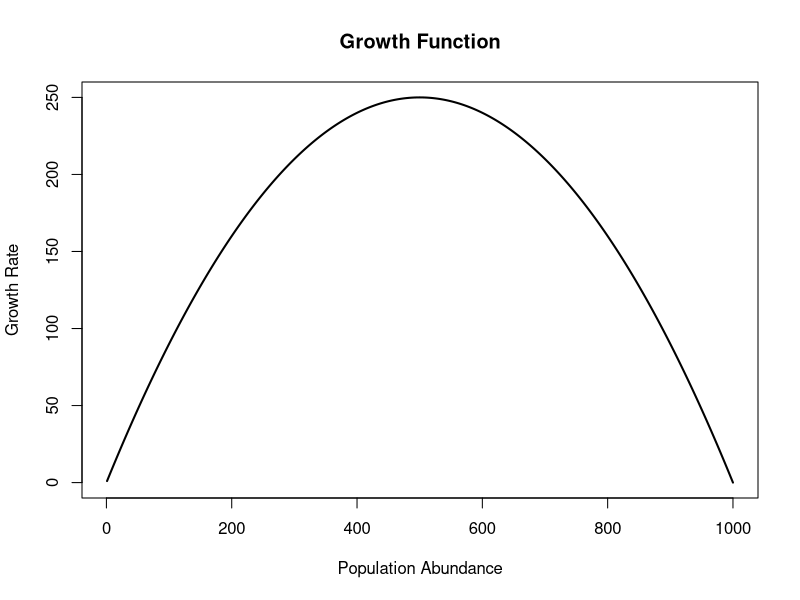
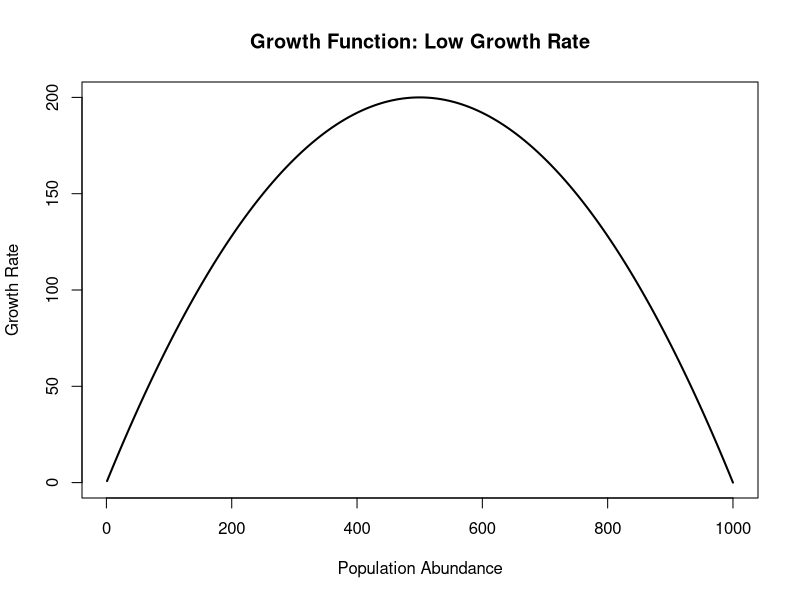
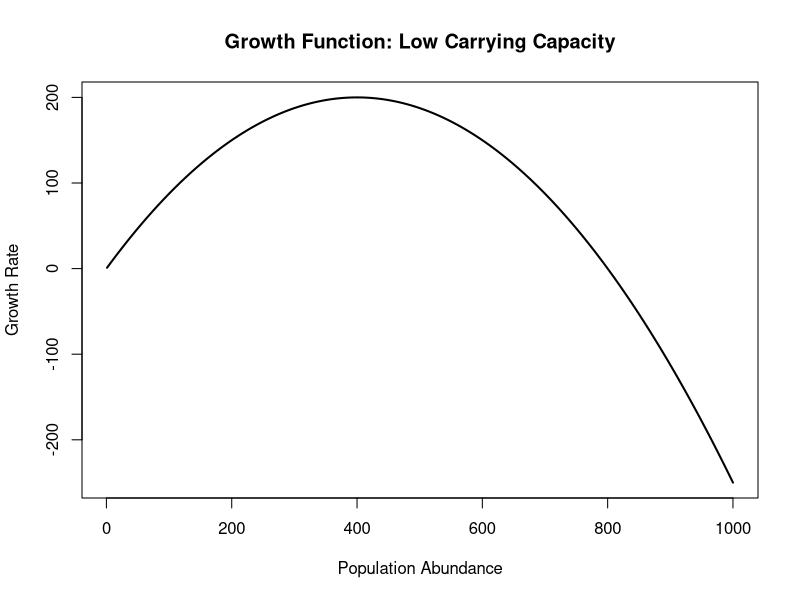
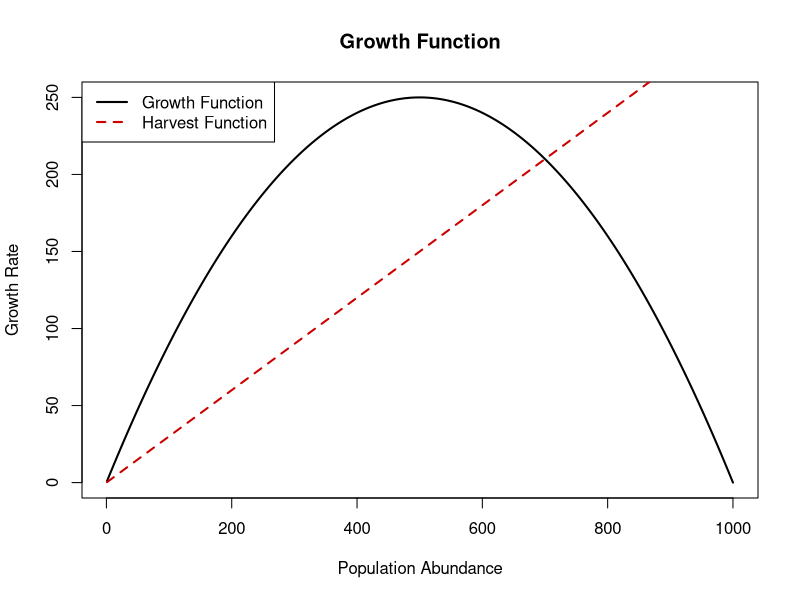
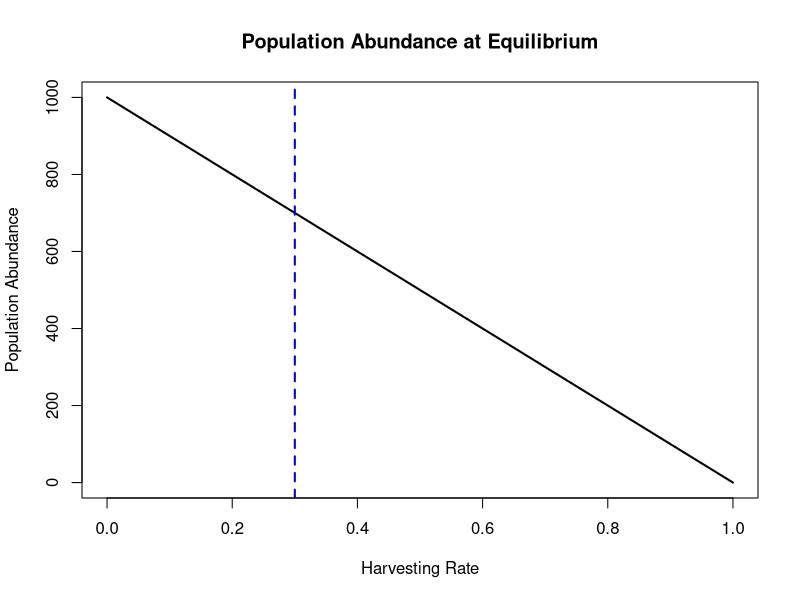
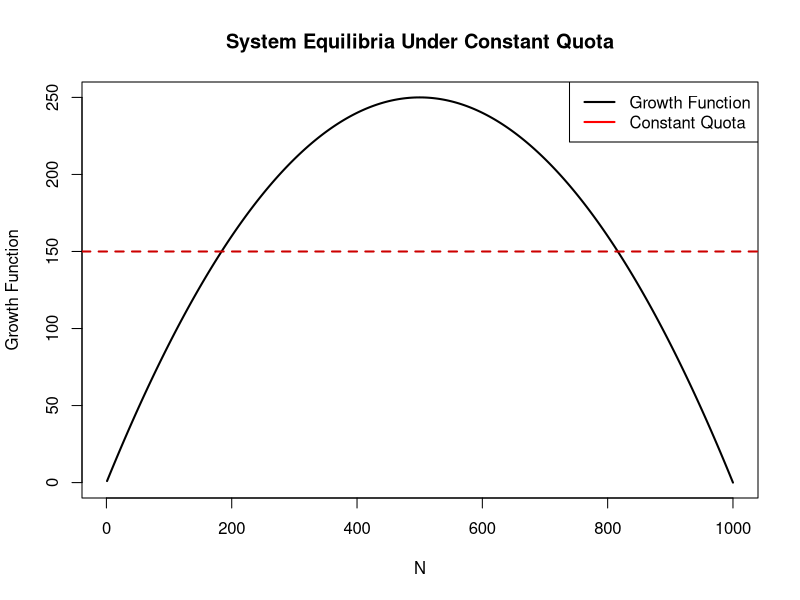

The R source for these figures, in order:
## ---- chunk 1
## Parameters
r <- 1 # Growth rate
K <- 1000 # Carrying capacity

## Biomass
N <- seq(1, 1000, 1)

## Empty vector
G <- c()

## Initial conditions
G[1] <- 0
## ---- chunk 2
for (i in N){
  G[i] <- r*N[i]*(1 - (N[i]/K))
}
## ---- chunk 3
plot(G, type = "l", lwd = 2,
     main = "Growth Function", xlab = "Population Abundance", ylab = "Growth Rate")
## ---- chunk 4
r_1 <- 0.8
K <- 1000
N <- seq(1, 1000, 1)
G_1 <- c()
G_1[1] <- 0

for (i in N){
  G_1[i] <- r_1*N[i]*(1 - (N[i]/K))
}

plot(G_1, type = "l", lwd = 2,
     main = "Growth Function: Low Growth Rate", xlab = "Population Abundance", ylab = "Growth Rate")

r <- 1
K_2 <- 800
N <- seq(1, 1000, 1)
G_2 <- c()
G_2[1] <- 0

for (i in N){
  G_2[i] <- r*N[i]*(1 - (N[i]/K_2))
}

plot(G_2, type = "l", lwd = 2,
     main = "Growth Function: Low Carrying Capacity", xlab = "Population Abundance", ylab = "Growth Rate")
## ---- chunk 5
e <- 0.3 # Slope
N <- seq(1, 1000, 1) # Biomass
H <- c(); H[1] <- 0 # Empty vector and first position
## ---- chunk 6
for (i in N){
  H[i] <- e*N[i]
}
## ---- chunk 7
plot(G, type = "l", lwd = 2,
     main = "Growth Function", xlab = "Population Abundance", ylab = "Growth Rate")
lines(H, lty = 2, lwd = 2, col = "red3")
legend("topleft", legend = c("Growth Function", "Harvest Function"),
       col = c("black", "red3"), lty = c(1,2), lwd = 2)
## ---- chunk 8
K <- 1000; r <- 1
e_seq <- seq(0, 1, 0.1)
N <- c()
for (i in 1:length(e_seq)){
  N[i] <- (K*(r - e_seq[i]))/r
}

df <- as.data.frame(cbind(e_seq, N))
plot(df$e_seq, df$N, type = "l", lwd = 2,
     main = "Population Abundance at Equilibrium", xlab = "Harvesting Rate", ylab = "Population Abundance")
abline(v = e, lwd = 2, lty = 2, col = "blue3")
## ---- chunk 9
r <- 1
K <- 1000
H <- 150 # Constant harvesting

N <- seq(1, 1000, 1)

G <- c(); G[1]<-0

for (i in N){
  G[i] <- r*N[i]*(1 - (N[i]/K))
}

plot(G, type = "l", lwd = 2,
     main = "System Equilibria Under Constant Quota", xlab = "N", ylab = "Growth Function")
abline(h = H, lwd = 2, lty = 2, col = "red3")
legend("topright", legend = c("Growth Function", "Constant Quota"), lty = 1, lwd = 2, col = c("black", "red"))
